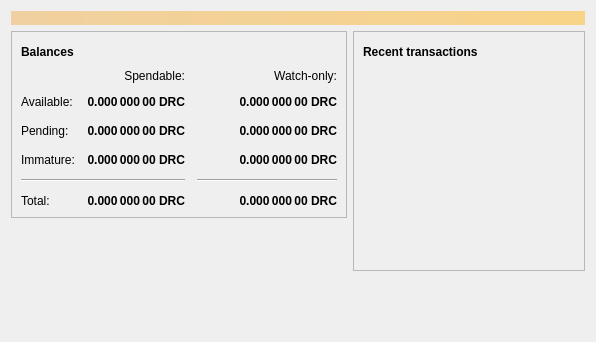
<?xml version="1.0" encoding="UTF-8"?>
<ui version="4.0">
 <class>OverviewPage</class>
 <widget class="QWidget" name="OverviewPage">
  <property name="geometry">
   <rect>
    <x>0</x>
    <y>0</y>
    <width>596</width>
    <height>342</height>
   </rect>
  </property>
  <property name="windowTitle">
   <string>Form</string>
  </property>
  <layout class="QVBoxLayout" name="topLayout">
   <item>
    <widget class="QLabel" name="labelAlerts">
     <property name="visible">
      <bool>false</bool>
     </property>
     <property name="styleSheet">
      <string notr="true">QLabel { background-color: qlineargradient(x1: 0, y1: 0, x2: 1, y2: 0, stop:0 #F0D0A0, stop:1 #F8D488); color:#000000; }</string>
     </property>
     <property name="wordWrap">
      <bool>true</bool>
     </property>
     <property name="margin">
      <number>3</number>
     </property>
     <property name="textInteractionFlags">
      <set>Qt::TextSelectableByMouse</set>
     </property>
    </widget>
   </item>
   <item>
    <layout class="QHBoxLayout" name="horizontalLayout" stretch="1,1">
     <item>
      <layout class="QVBoxLayout" name="verticalLayout_2">
       <item>
        <widget class="QFrame" name="frame">
         <property name="frameShape">
          <enum>QFrame::StyledPanel</enum>
         </property>
         <property name="frameShadow">
          <enum>QFrame::Raised</enum>
         </property>
         <layout class="QVBoxLayout" name="verticalLayout_4">
          <item>
           <layout class="QHBoxLayout" name="horizontalLayout_4">
            <item>
             <widget class="QLabel" name="label_5">
              <property name="font">
               <font>
                <weight>75</weight>
                <bold>true</bold>
               </font>
              </property>
              <property name="text">
               <string>Balances</string>
              </property>
             </widget>
            </item>
            <item>
             <widget class="QPushButton" name="labelWalletStatus">
              <property name="enabled">
               <bool>true</bool>
              </property>
              <property name="maximumSize">
               <size>
                <width>30</width>
                <height>16777215</height>
               </size>
              </property>
              <property name="toolTip">
               <string>The displayed information may be out of date. Your wallet automatically synchronizes with the Doriancoin network after a connection is established, but this process has not completed yet.</string>
              </property>
              <property name="text">
               <string/>
              </property>
              <property name="icon">
               <iconset resource="../bitcoin.qrc">
                <normaloff>:/icons/warning</normaloff>
                <disabledoff>:/icons/warning</disabledoff>:/icons/warning</iconset>
              </property>
              <property name="iconSize">
               <size>
                <width>24</width>
                <height>24</height>
               </size>
              </property>
              <property name="flat">
               <bool>true</bool>
              </property>
             </widget>
            </item>
            <item>
             <spacer name="horizontalSpacer_3">
              <property name="orientation">
               <enum>Qt::Horizontal</enum>
              </property>
              <property name="sizeHint" stdset="0">
               <size>
                <width>40</width>
                <height>20</height>
               </size>
              </property>
             </spacer>
            </item>
           </layout>
          </item>
          <item>
           <layout class="QGridLayout" name="gridLayout">
            <property name="spacing">
             <number>12</number>
            </property>
            <item row="2" column="2">
             <widget class="QLabel" name="labelWatchPending">
              <property name="font">
               <font>
                <weight>75</weight>
                <bold>true</bold>
               </font>
              </property>
              <property name="cursor">
               <cursorShape>IBeamCursor</cursorShape>
              </property>
              <property name="toolTip">
               <string>Unconfirmed transactions to watch-only addresses</string>
              </property>
              <property name="text">
               <string notr="true">0.000 000 00 DRC</string>
              </property>
              <property name="alignment">
               <set>Qt::AlignRight|Qt::AlignTrailing|Qt::AlignVCenter</set>
              </property>
              <property name="textInteractionFlags">
               <set>Qt::LinksAccessibleByMouse|Qt::TextSelectableByKeyboard|Qt::TextSelectableByMouse</set>
              </property>
             </widget>
            </item>
            <item row="2" column="1">
             <widget class="QLabel" name="labelUnconfirmed">
              <property name="font">
               <font>
                <weight>75</weight>
                <bold>true</bold>
               </font>
              </property>
              <property name="cursor">
               <cursorShape>IBeamCursor</cursorShape>
              </property>
              <property name="toolTip">
               <string>Total of transactions that have yet to be confirmed, and do not yet count toward the spendable balance</string>
              </property>
              <property name="text">
               <string notr="true">0.000 000 00 DRC</string>
              </property>
              <property name="alignment">
               <set>Qt::AlignRight|Qt::AlignTrailing|Qt::AlignVCenter</set>
              </property>
              <property name="textInteractionFlags">
               <set>Qt::LinksAccessibleByMouse|Qt::TextSelectableByKeyboard|Qt::TextSelectableByMouse</set>
              </property>
             </widget>
            </item>
            <item row="3" column="2">
             <widget class="QLabel" name="labelWatchImmature">
              <property name="font">
               <font>
                <weight>75</weight>
                <bold>true</bold>
               </font>
              </property>
              <property name="cursor">
               <cursorShape>IBeamCursor</cursorShape>
              </property>
              <property name="toolTip">
               <string>Mined balance in watch-only addresses that has not yet matured</string>
              </property>
              <property name="text">
               <string notr="true">0.000 000 00 DRC</string>
              </property>
              <property name="alignment">
               <set>Qt::AlignRight|Qt::AlignTrailing|Qt::AlignVCenter</set>
              </property>
              <property name="textInteractionFlags">
               <set>Qt::LinksAccessibleByMouse|Qt::TextSelectableByKeyboard|Qt::TextSelectableByMouse</set>
              </property>
             </widget>
            </item>
            <item row="4" column="0" colspan="2">
             <widget class="Line" name="line">
              <property name="orientation">
               <enum>Qt::Horizontal</enum>
              </property>
             </widget>
            </item>
            <item row="4" column="2">
             <widget class="Line" name="lineWatchBalance">
              <property name="sizePolicy">
               <sizepolicy hsizetype="Preferred" vsizetype="Fixed">
                <horstretch>0</horstretch>
                <verstretch>0</verstretch>
               </sizepolicy>
              </property>
              <property name="minimumSize">
               <size>
                <width>140</width>
                <height>0</height>
               </size>
              </property>
              <property name="orientation">
               <enum>Qt::Horizontal</enum>
              </property>
             </widget>
            </item>
            <item row="5" column="0">
             <widget class="QLabel" name="labelTotalText">
              <property name="text">
               <string>Total:</string>
              </property>
             </widget>
            </item>
            <item row="3" column="1">
             <widget class="QLabel" name="labelImmature">
              <property name="font">
               <font>
                <weight>75</weight>
                <bold>true</bold>
               </font>
              </property>
              <property name="cursor">
               <cursorShape>IBeamCursor</cursorShape>
              </property>
              <property name="toolTip">
               <string>Mined balance that has not yet matured</string>
              </property>
              <property name="text">
               <string notr="true">0.000 000 00 DRC</string>
              </property>
              <property name="alignment">
               <set>Qt::AlignRight|Qt::AlignTrailing|Qt::AlignVCenter</set>
              </property>
              <property name="textInteractionFlags">
               <set>Qt::LinksAccessibleByMouse|Qt::TextSelectableByKeyboard|Qt::TextSelectableByMouse</set>
              </property>
             </widget>
            </item>
            <item row="2" column="3">
             <spacer name="horizontalSpacer_2">
              <property name="orientation">
               <enum>Qt::Horizontal</enum>
              </property>
              <property name="sizeHint" stdset="0">
               <size>
                <width>40</width>
                <height>20</height>
               </size>
              </property>
             </spacer>
            </item>
            <item row="3" column="0">
             <widget class="QLabel" name="labelImmatureText">
              <property name="text">
               <string>Immature:</string>
              </property>
             </widget>
            </item>
            <item row="5" column="1">
             <widget class="QLabel" name="labelTotal">
              <property name="font">
               <font>
                <weight>75</weight>
                <bold>true</bold>
               </font>
              </property>
              <property name="cursor">
               <cursorShape>IBeamCursor</cursorShape>
              </property>
              <property name="toolTip">
               <string>Your current total balance</string>
              </property>
              <property name="text">
               <string notr="true">0.000 000 00 DRC</string>
              </property>
              <property name="alignment">
               <set>Qt::AlignRight|Qt::AlignTrailing|Qt::AlignVCenter</set>
              </property>
              <property name="textInteractionFlags">
               <set>Qt::LinksAccessibleByMouse|Qt::TextSelectableByKeyboard|Qt::TextSelectableByMouse</set>
              </property>
             </widget>
            </item>
            <item row="5" column="2">
             <widget class="QLabel" name="labelWatchTotal">
              <property name="font">
               <font>
                <weight>75</weight>
                <bold>true</bold>
               </font>
              </property>
              <property name="cursor">
               <cursorShape>IBeamCursor</cursorShape>
              </property>
              <property name="toolTip">
               <string>Current total balance in watch-only addresses</string>
              </property>
              <property name="text">
               <string notr="true">0.000 000 00 DRC</string>
              </property>
              <property name="alignment">
               <set>Qt::AlignRight|Qt::AlignTrailing|Qt::AlignVCenter</set>
              </property>
              <property name="textInteractionFlags">
               <set>Qt::LinksAccessibleByMouse|Qt::TextSelectableByKeyboard|Qt::TextSelectableByMouse</set>
              </property>
             </widget>
            </item>
            <item row="0" column="2">
             <widget class="QLabel" name="labelWatchonly">
              <property name="text">
               <string>Watch-only:</string>
              </property>
              <property name="alignment">
               <set>Qt::AlignRight|Qt::AlignTrailing|Qt::AlignVCenter</set>
              </property>
             </widget>
            </item>
            <item row="1" column="0">
             <widget class="QLabel" name="labelBalanceText">
              <property name="text">
               <string>Available:</string>
              </property>
             </widget>
            </item>
            <item row="1" column="1">
             <widget class="QLabel" name="labelBalance">
              <property name="font">
               <font>
                <weight>75</weight>
                <bold>true</bold>
               </font>
              </property>
              <property name="cursor">
               <cursorShape>IBeamCursor</cursorShape>
              </property>
              <property name="toolTip">
               <string>Your current spendable balance</string>
              </property>
              <property name="text">
               <string notr="true">0.000 000 00 DRC</string>
              </property>
              <property name="alignment">
               <set>Qt::AlignRight|Qt::AlignTrailing|Qt::AlignVCenter</set>
              </property>
              <property name="textInteractionFlags">
               <set>Qt::LinksAccessibleByMouse|Qt::TextSelectableByKeyboard|Qt::TextSelectableByMouse</set>
              </property>
             </widget>
            </item>
            <item row="1" column="2">
             <widget class="QLabel" name="labelWatchAvailable">
              <property name="font">
               <font>
                <weight>75</weight>
                <bold>true</bold>
               </font>
              </property>
              <property name="cursor">
               <cursorShape>IBeamCursor</cursorShape>
              </property>
              <property name="toolTip">
               <string>Your current balance in watch-only addresses</string>
              </property>
              <property name="text">
               <string notr="true">0.000 000 00 DRC</string>
              </property>
              <property name="alignment">
               <set>Qt::AlignRight|Qt::AlignTrailing|Qt::AlignVCenter</set>
              </property>
              <property name="textInteractionFlags">
               <set>Qt::LinksAccessibleByMouse|Qt::TextSelectableByKeyboard|Qt::TextSelectableByMouse</set>
              </property>
             </widget>
            </item>
            <item row="2" column="0">
             <widget class="QLabel" name="labelPendingText">
              <property name="text">
               <string>Pending:</string>
              </property>
             </widget>
            </item>
            <item row="0" column="1">
             <widget class="QLabel" name="labelSpendable">
              <property name="text">
               <string>Spendable:</string>
              </property>
              <property name="alignment">
               <set>Qt::AlignRight|Qt::AlignTrailing|Qt::AlignVCenter</set>
              </property>
             </widget>
            </item>
           </layout>
          </item>
         </layout>
        </widget>
       </item>
       <item>
        <spacer name="verticalSpacer">
         <property name="orientation">
          <enum>Qt::Vertical</enum>
         </property>
         <property name="sizeHint" stdset="0">
          <size>
           <width>20</width>
           <height>40</height>
          </size>
         </property>
        </spacer>
       </item>
      </layout>
     </item>
     <item>
      <layout class="QVBoxLayout" name="verticalLayout_3">
       <item>
        <widget class="QFrame" name="frame_2">
         <property name="frameShape">
          <enum>QFrame::StyledPanel</enum>
         </property>
         <property name="frameShadow">
          <enum>QFrame::Raised</enum>
         </property>
         <layout class="QVBoxLayout" name="verticalLayout">
          <item>
           <layout class="QHBoxLayout" name="horizontalLayout_2">
            <item>
             <widget class="QLabel" name="label_4">
              <property name="font">
               <font>
                <weight>75</weight>
                <bold>true</bold>
               </font>
              </property>
              <property name="text">
               <string>Recent transactions</string>
              </property>
             </widget>
            </item>
            <item>
             <widget class="QPushButton" name="labelTransactionsStatus">
              <property name="enabled">
               <bool>true</bool>
              </property>
              <property name="maximumSize">
               <size>
                <width>30</width>
                <height>16777215</height>
               </size>
              </property>
              <property name="toolTip">
               <string>The displayed information may be out of date. Your wallet automatically synchronizes with the Doriancoin network after a connection is established, but this process has not completed yet.</string>
              </property>
              <property name="text">
               <string/>
              </property>
              <property name="icon">
               <iconset resource="../bitcoin.qrc">
                <normaloff>:/icons/warning</normaloff>
                <disabledoff>:/icons/warning</disabledoff>:/icons/warning</iconset>
              </property>
              <property name="iconSize">
               <size>
                <width>24</width>
                <height>24</height>
               </size>
              </property>
              <property name="flat">
               <bool>true</bool>
              </property>
             </widget>
            </item>
            <item>
             <spacer name="horizontalSpacer">
              <property name="orientation">
               <enum>Qt::Horizontal</enum>
              </property>
              <property name="sizeHint" stdset="0">
               <size>
                <width>40</width>
                <height>20</height>
               </size>
              </property>
             </spacer>
            </item>
           </layout>
          </item>
          <item>
           <widget class="QListView" name="listTransactions">
            <property name="styleSheet">
             <string notr="true">QListView { background: transparent; }</string>
            </property>
            <property name="frameShape">
             <enum>QFrame::NoFrame</enum>
            </property>
            <property name="verticalScrollBarPolicy">
             <enum>Qt::ScrollBarAlwaysOff</enum>
            </property>
            <property name="horizontalScrollBarPolicy">
             <enum>Qt::ScrollBarAlwaysOff</enum>
            </property>
            <property name="selectionMode">
             <enum>QAbstractItemView::NoSelection</enum>
            </property>
           </widget>
          </item>
         </layout>
        </widget>
       </item>
       <item>
        <spacer name="verticalSpacer_2">
         <property name="orientation">
          <enum>Qt::Vertical</enum>
         </property>
         <property name="sizeHint" stdset="0">
          <size>
           <width>20</width>
           <height>40</height>
          </size>
         </property>
        </spacer>
       </item>
      </layout>
     </item>
    </layout>
   </item>
  </layout>
 </widget>
 <resources/>
 <connections/>
</ui>
